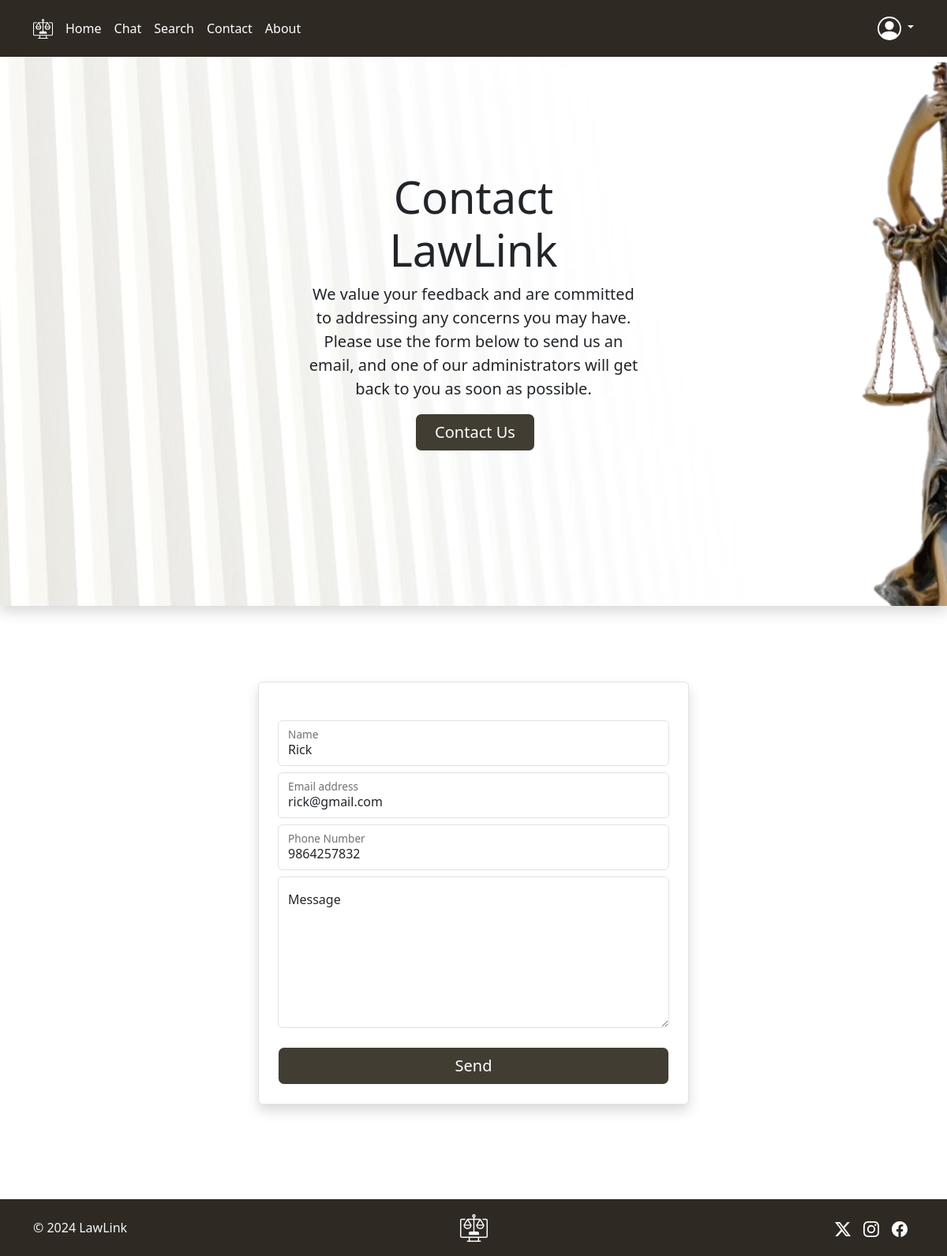
Screenshot of /contact (signed in) with the database file from the repository.
### main.py (models this page shows, shortened)
class User(db.Model, UserMixin):
    __table_name__ = 'user'
    id: db.Mapped[int] = db.mapped_column(primary_key=True)
    username = db.Column(db.String(80), nullable=False)
    email = db.Column(db.String(120), unique=True, nullable=False)
    password = db.Column(db.String(50), nullable=False)
    lawyer: db.Mapped["Lawyer"] = db.relationship(back_populates="user")
    rating_user: db.Mapped[List["Rating"]] = db.relationship(back_populates="rating_author")

class Lawyer(db.Model, UserMixin):
    __table_name__ = 'lawyer'
    id: db.Mapped[int] = db.mapped_column(primary_key=True)
    name = db.Column(db.String(80), nullable=False)
    pic_url = db.Column(db.String(200), nullable=False)
    bio = db.Column(db.String(200), nullable=False)
    education = db.Column(db.String(20), nullable=False)
    bar_council_id = db.Column(db.Integer, nullable=False, unique=True)
    location = db.Column(db.String(200), nullable=False)
    expertise = db.Column(db.String(200), nullable=False)
    experience = db.Column(db.Integer, nullable=False)
    ongoing = db.Column(db.Integer, nullable=False)
    won = db.Column(db.Integer, nullable=False)
    lost = db.Column(db.Integer, nullable=False)
    verified = db.Column(db.Boolean, default=False)
    phone = db.Column(db.Integer, nullable=False)
    email = db.Column(db.String(200), nullable=False)
    fee = db.Column(db.Integer, nullable=False)
    id_url = db.Column(db.String(200), nullable=False)
    verified_sum = db.Column(db.Integer, default=0)
    verified_count = db.Column(db.Integer, default=0)
    user: db.Mapped["User"] = db.relationship(back_populates="lawyer")
    user_id: db.Mapped[int] = db.mapped_column(db.ForeignKey("user.id"))
    lawyer_rating: db.Mapped[List["Rating"]] = db.relationship(back_populates="lawyer")
    lawyer_contact: db.Mapped[List["Contact"]] = db.relationship(back_populates="lawyer")

### main.py (the view, shortened to what this page needs)
@app.route('/contact', methods=['POST', 'GET'])
@login_required
def contact():
    return render_template('contact.html', user=current_user)

### main.py (called while the page is built)
@login_manager.user_loader
def load_user(user_id):
    return db.session.execute(db.select(User).where(User.id == user_id)).scalar()

### templates/contact.html
{% extends 'header.html' %}
{% block content %}
<header class="pt-5 pb-4 masthead border-dark shadow" style="background-image: url('/static/images/statue-bg.png')" id="home">
  <div class="container position-relative overflow-hidden px-3 p-md-5 mx-md-7 py-5 text-center">
    <div class="col-md-6 p-lg-5 mx-auto mb-5">
      <h1 class="display-4 fw-normal">Contact LawLink</h1>
      <p class="lead font-weight-normal mb-3">We value your feedback and are committed to addressing any concerns you may have. Please use the form below to send us an email, and one of our administrators will get back to you as soon as possible.</p>
        <div class="d-grid gap-2 d-sm-flex justify-content-sm-center pb-4 mb-1">
          <a type="button" class="btn btn-brown btn-lg px-4 ms-1" href="#form">Contact Us</a>
        </div>
    </div>
  </div>
</header>
<main class="py-5">
  <div class="container px-4 px-lg-5">
    <div class="row gx-4 gx-lg-5 justify-content-center" id="form">
      <div class="col-md-10 col-lg-8 col-xl-6 bg-white shadow rounded my-5 pt-5 border">
        <div class="mb-4">
          <form id="contactForm" data-sb-form-api-token="API_TOKEN" action="{{ url_for('contact') }}" method="post">
            <div class="form-floating">
              <input class="form-control mb-2" name="name" id="name" type="text" value="{{ user.username }}" required/>
              <label for="name">Name</label>
            </div>
            <div class="form-floating">
              <input class="form-control mb-2" name="email" id="email" type="email" value="{{ user.email }}" required/>
              <label for="email">Email address</label>
            </div>
            <div class="form-floating">
              <input class="form-control mb-2" name="phone" id="phone" type="tel" value="{{ user.lawyer.phone }}" placeholder="Enter your phone number..." required/>
              <label for="phone">Phone Number</label>
            </div>
            <div class="form-floating">
              <textarea class="form-control" name="message" id="message" placeholder="Enter your message here..." style="height: 12rem" required></textarea>
              <label for="message">Message</label>
            </div>
            <br />
            <button class="btn btn-brown btn-lg w-100" id="submitButton" type="submit">Send</button>
          </form>
        </div>
      </div>
    </div>
  </div>
</main>
{% include 'footer.html' %}
{% endblock %}

### static/css/styles.css (style rules this page uses)
.btn-brown { color: #FFFFFF; background-color: #413D32; border-color: #FFFFFF; }

### rows the page displays
User: name "Rick", email "rick@gmail.com"
Lawyer: phone "9864257832"
